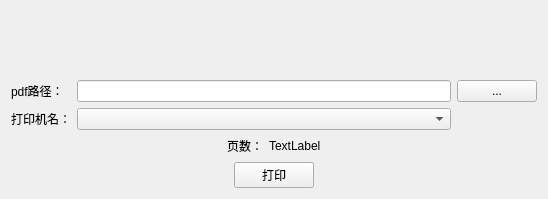
<?xml version="1.0" encoding="UTF-8"?>
<ui version="4.0">
 <class>pdfiumTestClass</class>
 <widget class="QWidget" name="pdfiumTestClass">
  <property name="geometry">
   <rect>
    <x>0</x>
    <y>0</y>
    <width>548</width>
    <height>199</height>
   </rect>
  </property>
  <property name="windowTitle">
   <string>pdfiumTest</string>
  </property>
  <layout class="QGridLayout" name="gridLayout_2">
   <item row="0" column="0">
    <spacer name="verticalSpacer">
     <property name="orientation">
      <enum>Qt::Vertical</enum>
     </property>
     <property name="sizeHint" stdset="0">
      <size>
       <width>20</width>
       <height>148</height>
      </size>
     </property>
    </spacer>
   </item>
   <item row="1" column="0">
    <layout class="QGridLayout" name="gridLayout">
     <item row="0" column="0">
      <widget class="QLabel" name="label">
       <property name="text">
        <string>pdf路径：</string>
       </property>
      </widget>
     </item>
     <item row="0" column="1">
      <widget class="QLineEdit" name="lineEdit_path"/>
     </item>
     <item row="0" column="2">
      <widget class="QPushButton" name="pushButton_brower">
       <property name="text">
        <string>...</string>
       </property>
      </widget>
     </item>
     <item row="1" column="0">
      <widget class="QLabel" name="label_2">
       <property name="text">
        <string>打印机名：</string>
       </property>
      </widget>
     </item>
     <item row="1" column="1">
      <widget class="QComboBox" name="comboBox_printer"/>
     </item>
    </layout>
   </item>
   <item row="2" column="0">
    <layout class="QHBoxLayout" name="horizontalLayout_2">
     <item>
      <spacer name="horizontalSpacer_4">
       <property name="orientation">
        <enum>Qt::Horizontal</enum>
       </property>
       <property name="sizeHint" stdset="0">
        <size>
         <width>40</width>
         <height>20</height>
        </size>
       </property>
      </spacer>
     </item>
     <item>
      <widget class="QLabel" name="label_3">
       <property name="text">
        <string>页数：</string>
       </property>
      </widget>
     </item>
     <item>
      <widget class="QLabel" name="label_4">
       <property name="text">
        <string>TextLabel</string>
       </property>
      </widget>
     </item>
     <item>
      <spacer name="horizontalSpacer_3">
       <property name="orientation">
        <enum>Qt::Horizontal</enum>
       </property>
       <property name="sizeHint" stdset="0">
        <size>
         <width>40</width>
         <height>20</height>
        </size>
       </property>
      </spacer>
     </item>
    </layout>
   </item>
   <item row="3" column="0">
    <layout class="QHBoxLayout" name="horizontalLayout">
     <item>
      <spacer name="horizontalSpacer_2">
       <property name="orientation">
        <enum>Qt::Horizontal</enum>
       </property>
       <property name="sizeHint" stdset="0">
        <size>
         <width>40</width>
         <height>20</height>
        </size>
       </property>
      </spacer>
     </item>
     <item>
      <widget class="QPushButton" name="pushButton_print">
       <property name="text">
        <string>打印</string>
       </property>
      </widget>
     </item>
     <item>
      <spacer name="horizontalSpacer">
       <property name="orientation">
        <enum>Qt::Horizontal</enum>
       </property>
       <property name="sizeHint" stdset="0">
        <size>
         <width>40</width>
         <height>20</height>
        </size>
       </property>
      </spacer>
     </item>
    </layout>
   </item>
   <item row="4" column="0">
    <spacer name="verticalSpacer_2">
     <property name="orientation">
      <enum>Qt::Vertical</enum>
     </property>
     <property name="sizeHint" stdset="0">
      <size>
       <width>20</width>
       <height>29</height>
      </size>
     </property>
    </spacer>
   </item>
  </layout>
 </widget>
 <layoutdefault spacing="6" margin="11"/>
 <resources>
  <include location="pdfiumTest.qrc"/>
 </resources>
 <connections/>
</ui>
